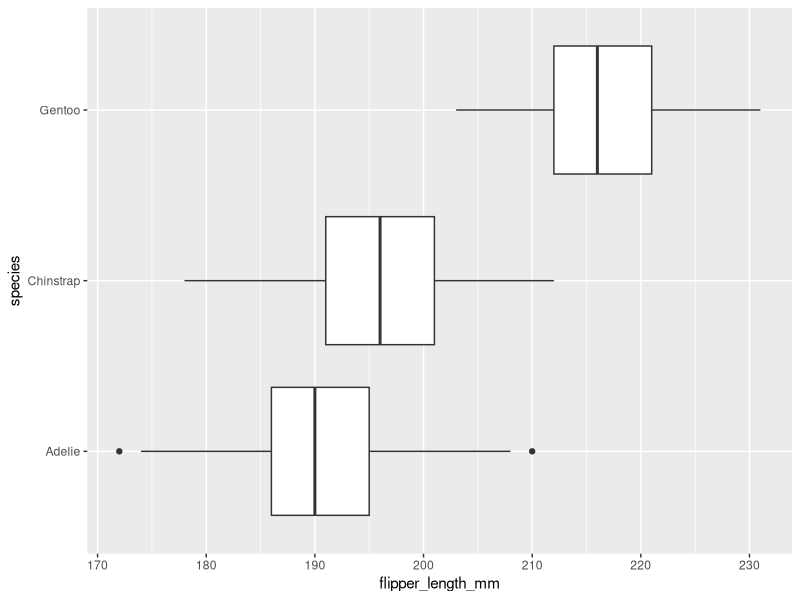
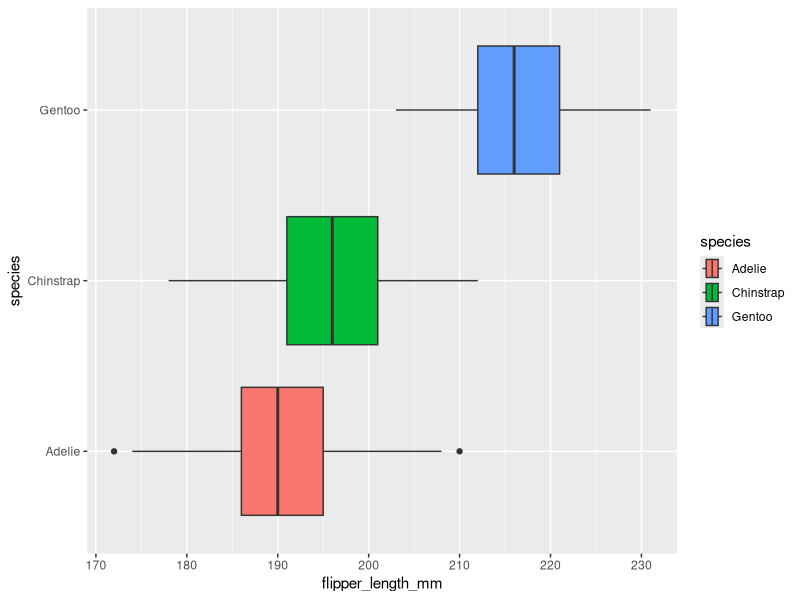
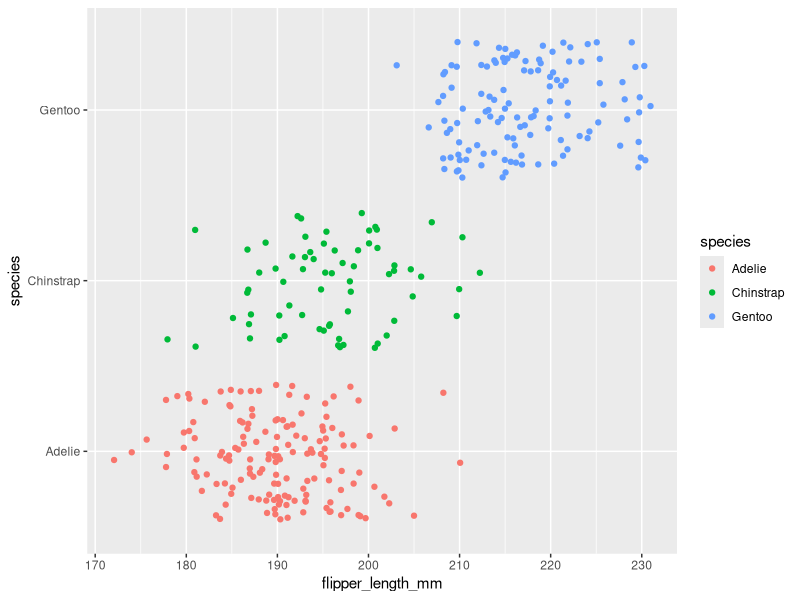
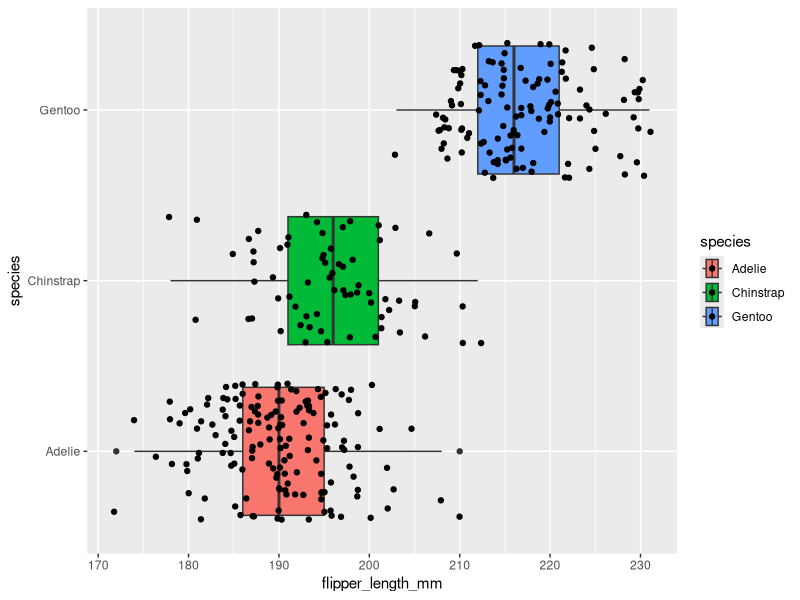
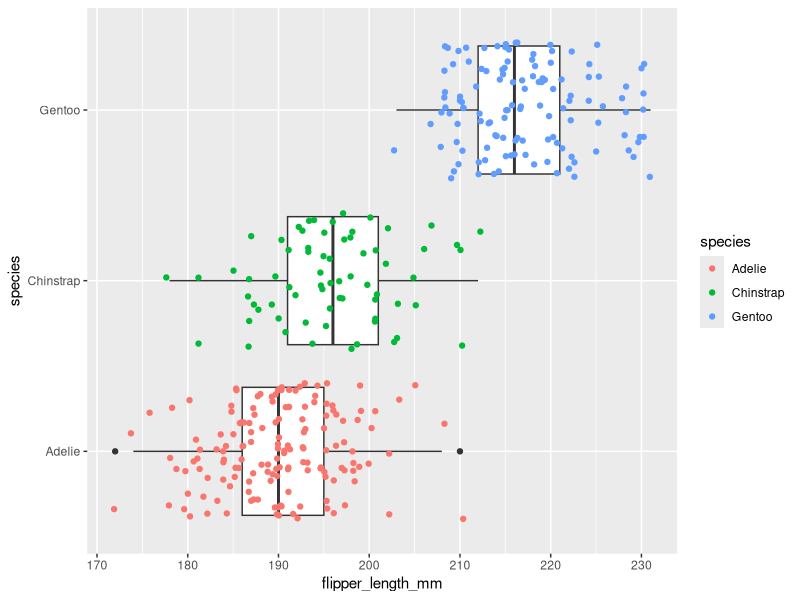

These charts were generated, in order, by the following R code:
## ---- chunk 1
knitr::opts_chunk$set(error = TRUE)
## ---- chunk 2
library(palmerpenguins)
penguins
## ---- chunk 3
library(ggplot2)
## ---- chunk 4
ggplot(data = penguins, mapping = aes(x = flipper_length_mm, y = species)) +
  geom_boxplot()
## ---- chunk 5
ggplot(data = penguins, mapping = aes(x = flipper_length_mm, y = species, fill = species)) +
  geom_boxplot()
## ---- chunk 6
ggplot(data = penguins, mapping = aes(x = flipper_length_mm, y = species, color = species)) +
  geom_jitter()
## ---- chunk 7
ggplot(data = penguins, mapping = aes(x = flipper_length_mm, y = species, fill = species)) +
  geom_boxplot()+
  geom_jitter()
## ---- chunk 8
ggplot(data = penguins, mapping = aes(x = flipper_length_mm, y = species)) +
  geom_boxplot()+
  geom_jitter(mapping = aes(color = species))
## ---- chunk 9

## ---- chunk 10

## ---- chunk 11

## ---- chunk 12

## ---- chunk 13

## ---- chunk 14

